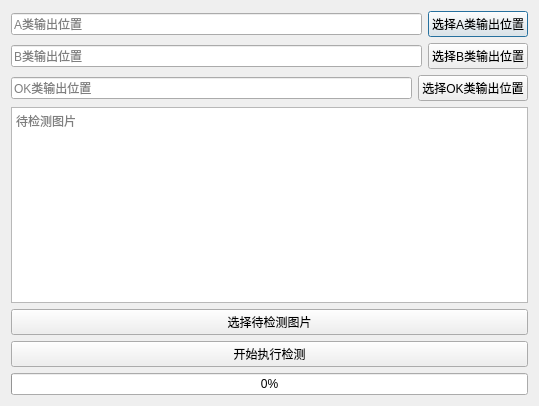
<?xml version="1.0" encoding="UTF-8"?>
<ui version="4.0">
 <class>Dialog</class>
 <widget class="QDialog" name="Dialog">
  <property name="geometry">
   <rect>
    <x>0</x>
    <y>0</y>
    <width>539</width>
    <height>406</height>
   </rect>
  </property>
  <property name="windowTitle">
   <string>Dialog</string>
  </property>
  <layout class="QGridLayout" name="gridLayout_2">
   <item row="0" column="0">
    <layout class="QGridLayout" name="gridLayout">
     <item row="0" column="0">
      <layout class="QHBoxLayout" name="horizontalLayout">
       <item>
        <widget class="QLineEdit" name="opt_a">
         <property name="readOnly">
          <bool>true</bool>
         </property>
         <property name="placeholderText">
          <string>A类输出位置</string>
         </property>
         <property name="clearButtonEnabled">
          <bool>false</bool>
         </property>
        </widget>
       </item>
       <item>
        <widget class="QPushButton" name="chs_opt_a">
         <property name="text">
          <string>选择A类输出位置</string>
         </property>
        </widget>
       </item>
      </layout>
     </item>
     <item row="1" column="0">
      <layout class="QHBoxLayout" name="horizontalLayout_2">
       <item>
        <widget class="QLineEdit" name="opt_b">
         <property name="readOnly">
          <bool>true</bool>
         </property>
         <property name="placeholderText">
          <string>B类输出位置</string>
         </property>
         <property name="clearButtonEnabled">
          <bool>false</bool>
         </property>
        </widget>
       </item>
       <item>
        <widget class="QPushButton" name="chs_opt_b">
         <property name="text">
          <string>选择B类输出位置</string>
         </property>
        </widget>
       </item>
      </layout>
     </item>
     <item row="2" column="0">
      <layout class="QHBoxLayout" name="horizontalLayout_3">
       <item>
        <widget class="QLineEdit" name="opt_ok">
         <property name="readOnly">
          <bool>true</bool>
         </property>
         <property name="placeholderText">
          <string>OK类输出位置</string>
         </property>
         <property name="clearButtonEnabled">
          <bool>false</bool>
         </property>
        </widget>
       </item>
       <item>
        <widget class="QPushButton" name="chs_opt_ok">
         <property name="text">
          <string>选择OK类输出位置</string>
         </property>
        </widget>
       </item>
      </layout>
     </item>
     <item row="3" column="0">
      <layout class="QVBoxLayout" name="verticalLayout">
       <item>
        <widget class="QTextEdit" name="textEdit">
         <property name="readOnly">
          <bool>true</bool>
         </property>
         <property name="markdown">
          <string/>
         </property>
         <property name="html">
          <string>&lt;!DOCTYPE HTML PUBLIC &quot;-//W3C//DTD HTML 4.0//EN&quot; &quot;http://www.w3.org/TR/REC-html40/strict.dtd&quot;&gt;
&lt;html&gt;&lt;head&gt;&lt;meta name=&quot;qrichtext&quot; content=&quot;1&quot; /&gt;&lt;style type=&quot;text/css&quot;&gt;
p, li { white-space: pre-wrap; }
&lt;/style&gt;&lt;/head&gt;&lt;body style=&quot; font-family:'SimSun'; font-size:9pt; font-weight:400; font-style:normal;&quot;&gt;
&lt;h1 style=&quot;-qt-paragraph-type:empty; margin-top:0px; margin-bottom:0px; margin-left:0px; margin-right:0px; -qt-block-indent:0; text-indent:0px; font-size:xx-large; font-weight:600;&quot;&gt;&lt;br /&gt;&lt;/h1&gt;&lt;/body&gt;&lt;/html&gt;</string>
         </property>
         <property name="placeholderText">
          <string>待检测图片</string>
         </property>
        </widget>
       </item>
       <item>
        <widget class="QPushButton" name="chs_predict_file">
         <property name="text">
          <string>选择待检测图片</string>
         </property>
        </widget>
       </item>
      </layout>
     </item>
     <item row="4" column="0">
      <widget class="QPushButton" name="pushButton">
       <property name="text">
        <string>开始执行检测</string>
       </property>
      </widget>
     </item>
     <item row="5" column="0">
      <widget class="QProgressBar" name="progressBar">
       <property name="value">
        <number>0</number>
       </property>
      </widget>
     </item>
    </layout>
   </item>
  </layout>
 </widget>
 <resources/>
 <connections/>
</ui>
